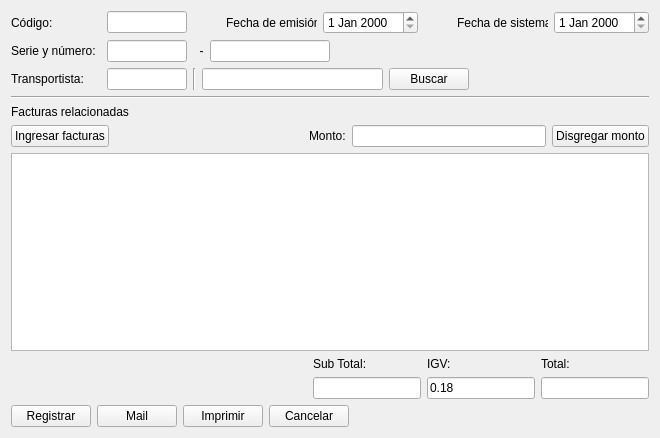
<?xml version="1.0" encoding="UTF-8"?>
<ui version="4.0">
 <class>ui_new_flete</class>
 <widget class="QWidget" name="ui_new_flete">
  <property name="geometry">
   <rect>
    <x>0</x>
    <y>0</y>
    <width>660</width>
    <height>438</height>
   </rect>
  </property>
  <property name="windowTitle">
   <string>Form</string>
  </property>
  <layout class="QGridLayout" name="gridLayout_2">
   <item row="0" column="0">
    <layout class="QVBoxLayout" name="verticalLayout">
     <item>
      <layout class="QHBoxLayout" name="horizontalLayout">
       <item>
        <widget class="QLabel" name="label_codigo">
         <property name="minimumSize">
          <size>
           <width>90</width>
           <height>0</height>
          </size>
         </property>
         <property name="text">
          <string>Código:</string>
         </property>
        </widget>
       </item>
       <item>
        <widget class="QLineEdit" name="lineEdit_codigo">
         <property name="minimumSize">
          <size>
           <width>80</width>
           <height>0</height>
          </size>
         </property>
         <property name="maximumSize">
          <size>
           <width>80</width>
           <height>16777215</height>
          </size>
         </property>
         <property name="readOnly">
          <bool>true</bool>
         </property>
        </widget>
       </item>
       <item>
        <spacer name="horizontalSpacer">
         <property name="orientation">
          <enum>Qt::Horizontal</enum>
         </property>
         <property name="sizeHint" stdset="0">
          <size>
           <width>40</width>
           <height>20</height>
          </size>
         </property>
        </spacer>
       </item>
       <item>
        <widget class="QLabel" name="label_fecha_emision">
         <property name="minimumSize">
          <size>
           <width>90</width>
           <height>0</height>
          </size>
         </property>
         <property name="text">
          <string>Fecha de emisión:</string>
         </property>
        </widget>
       </item>
       <item>
        <widget class="QDateEdit" name="dateEdit_emision"/>
       </item>
       <item>
        <spacer name="horizontalSpacer_2">
         <property name="orientation">
          <enum>Qt::Horizontal</enum>
         </property>
         <property name="sizeHint" stdset="0">
          <size>
           <width>40</width>
           <height>20</height>
          </size>
         </property>
        </spacer>
       </item>
       <item>
        <widget class="QLabel" name="label_fecha_sistema">
         <property name="minimumSize">
          <size>
           <width>90</width>
           <height>0</height>
          </size>
         </property>
         <property name="text">
          <string>Fecha de sistema:</string>
         </property>
        </widget>
       </item>
       <item>
        <widget class="QDateEdit" name="dateEdit_sistema"/>
       </item>
      </layout>
     </item>
     <item>
      <layout class="QHBoxLayout" name="horizontalLayout_2">
       <item>
        <widget class="QLabel" name="label_serie_numero">
         <property name="minimumSize">
          <size>
           <width>90</width>
           <height>0</height>
          </size>
         </property>
         <property name="text">
          <string>Serie y número:</string>
         </property>
        </widget>
       </item>
       <item>
        <widget class="QLineEdit" name="lineEdit_serie">
         <property name="maximumSize">
          <size>
           <width>80</width>
           <height>16777215</height>
          </size>
         </property>
        </widget>
       </item>
       <item>
        <widget class="QLabel" name="label_menos">
         <property name="text">
          <string>  -</string>
         </property>
        </widget>
       </item>
       <item>
        <widget class="QLineEdit" name="lineEdit_numero">
         <property name="maximumSize">
          <size>
           <width>120</width>
           <height>16777215</height>
          </size>
         </property>
        </widget>
       </item>
       <item>
        <spacer name="horizontalSpacer_3">
         <property name="orientation">
          <enum>Qt::Horizontal</enum>
         </property>
         <property name="sizeHint" stdset="0">
          <size>
           <width>40</width>
           <height>20</height>
          </size>
         </property>
        </spacer>
       </item>
      </layout>
     </item>
     <item>
      <layout class="QHBoxLayout" name="horizontalLayout_3">
       <item>
        <widget class="QLabel" name="label_transportista">
         <property name="minimumSize">
          <size>
           <width>90</width>
           <height>0</height>
          </size>
         </property>
         <property name="text">
          <string>Transportista:</string>
         </property>
        </widget>
       </item>
       <item>
        <widget class="QLineEdit" name="lineEdit_codigoTransportista">
         <property name="maximumSize">
          <size>
           <width>80</width>
           <height>16777215</height>
          </size>
         </property>
         <property name="readOnly">
          <bool>true</bool>
         </property>
        </widget>
       </item>
       <item>
        <widget class="Line" name="line_2">
         <property name="orientation">
          <enum>Qt::Vertical</enum>
         </property>
        </widget>
       </item>
       <item>
        <widget class="QLineEdit" name="lineEdit_nombreTransportista">
         <property name="readOnly">
          <bool>true</bool>
         </property>
        </widget>
       </item>
       <item>
        <widget class="QPushButton" name="pushButton_buscarTransportista">
         <property name="text">
          <string>Buscar</string>
         </property>
        </widget>
       </item>
       <item>
        <spacer name="horizontalSpacer_4">
         <property name="orientation">
          <enum>Qt::Horizontal</enum>
         </property>
         <property name="sizeHint" stdset="0">
          <size>
           <width>40</width>
           <height>20</height>
          </size>
         </property>
        </spacer>
       </item>
      </layout>
     </item>
     <item>
      <widget class="Line" name="line">
       <property name="orientation">
        <enum>Qt::Horizontal</enum>
       </property>
      </widget>
     </item>
     <item>
      <widget class="QLabel" name="label_10">
       <property name="text">
        <string>Facturas relacionadas</string>
       </property>
      </widget>
     </item>
     <item>
      <layout class="QHBoxLayout" name="horizontalLayout_6">
       <item>
        <widget class="QPushButton" name="pushButton_ingresarFacturas">
         <property name="text">
          <string>Ingresar facturas</string>
         </property>
        </widget>
       </item>
       <item>
        <spacer name="horizontalSpacer_7">
         <property name="orientation">
          <enum>Qt::Horizontal</enum>
         </property>
         <property name="sizeHint" stdset="0">
          <size>
           <width>40</width>
           <height>20</height>
          </size>
         </property>
        </spacer>
       </item>
       <item>
        <widget class="QLabel" name="label_monto">
         <property name="text">
          <string>Monto:</string>
         </property>
        </widget>
       </item>
       <item>
        <widget class="QLineEdit" name="lineEdit_monto"/>
       </item>
       <item>
        <widget class="QPushButton" name="pushButton_disgregarMonto">
         <property name="text">
          <string>Disgregar monto</string>
         </property>
        </widget>
       </item>
      </layout>
     </item>
     <item>
      <widget class="QTableView" name="tableView_facturas"/>
     </item>
     <item>
      <layout class="QHBoxLayout" name="horizontalLayout_5">
       <item>
        <widget class="QLabel" name="label_11">
         <property name="text">
          <string/>
         </property>
        </widget>
       </item>
       <item>
        <spacer name="horizontalSpacer_5">
         <property name="orientation">
          <enum>Qt::Horizontal</enum>
         </property>
         <property name="sizeHint" stdset="0">
          <size>
           <width>40</width>
           <height>20</height>
          </size>
         </property>
        </spacer>
       </item>
       <item>
        <layout class="QGridLayout" name="gridLayout">
         <item row="0" column="0">
          <widget class="QLabel" name="label_subtotal">
           <property name="text">
            <string>Sub Total:</string>
           </property>
          </widget>
         </item>
         <item row="0" column="1">
          <widget class="QLabel" name="label_igv">
           <property name="text">
            <string>IGV:</string>
           </property>
          </widget>
         </item>
         <item row="0" column="2">
          <widget class="QLabel" name="label_total">
           <property name="text">
            <string>Total:</string>
           </property>
          </widget>
         </item>
         <item row="1" column="0">
          <widget class="QLineEdit" name="lineEdit_subtotal"/>
         </item>
         <item row="1" column="1">
          <widget class="QLineEdit" name="lineEdit_igv">
           <property name="text">
            <string>0.18</string>
           </property>
          </widget>
         </item>
         <item row="1" column="2">
          <widget class="QLineEdit" name="lineEdit_total"/>
         </item>
        </layout>
       </item>
      </layout>
     </item>
     <item>
      <layout class="QHBoxLayout" name="horizontalLayout_4">
       <item>
        <widget class="QPushButton" name="pushButton_registrar">
         <property name="text">
          <string>Registrar</string>
         </property>
        </widget>
       </item>
       <item>
        <widget class="QPushButton" name="pushButton_mail">
         <property name="text">
          <string>Mail</string>
         </property>
        </widget>
       </item>
       <item>
        <widget class="QPushButton" name="pushButton_imprimir">
         <property name="text">
          <string>Imprimir</string>
         </property>
        </widget>
       </item>
       <item>
        <widget class="QPushButton" name="pushButton_cancelar">
         <property name="text">
          <string>Cancelar</string>
         </property>
        </widget>
       </item>
       <item>
        <spacer name="horizontalSpacer_6">
         <property name="orientation">
          <enum>Qt::Horizontal</enum>
         </property>
         <property name="sizeHint" stdset="0">
          <size>
           <width>40</width>
           <height>20</height>
          </size>
         </property>
        </spacer>
       </item>
      </layout>
     </item>
    </layout>
   </item>
  </layout>
 </widget>
 <resources/>
 <connections/>
</ui>
